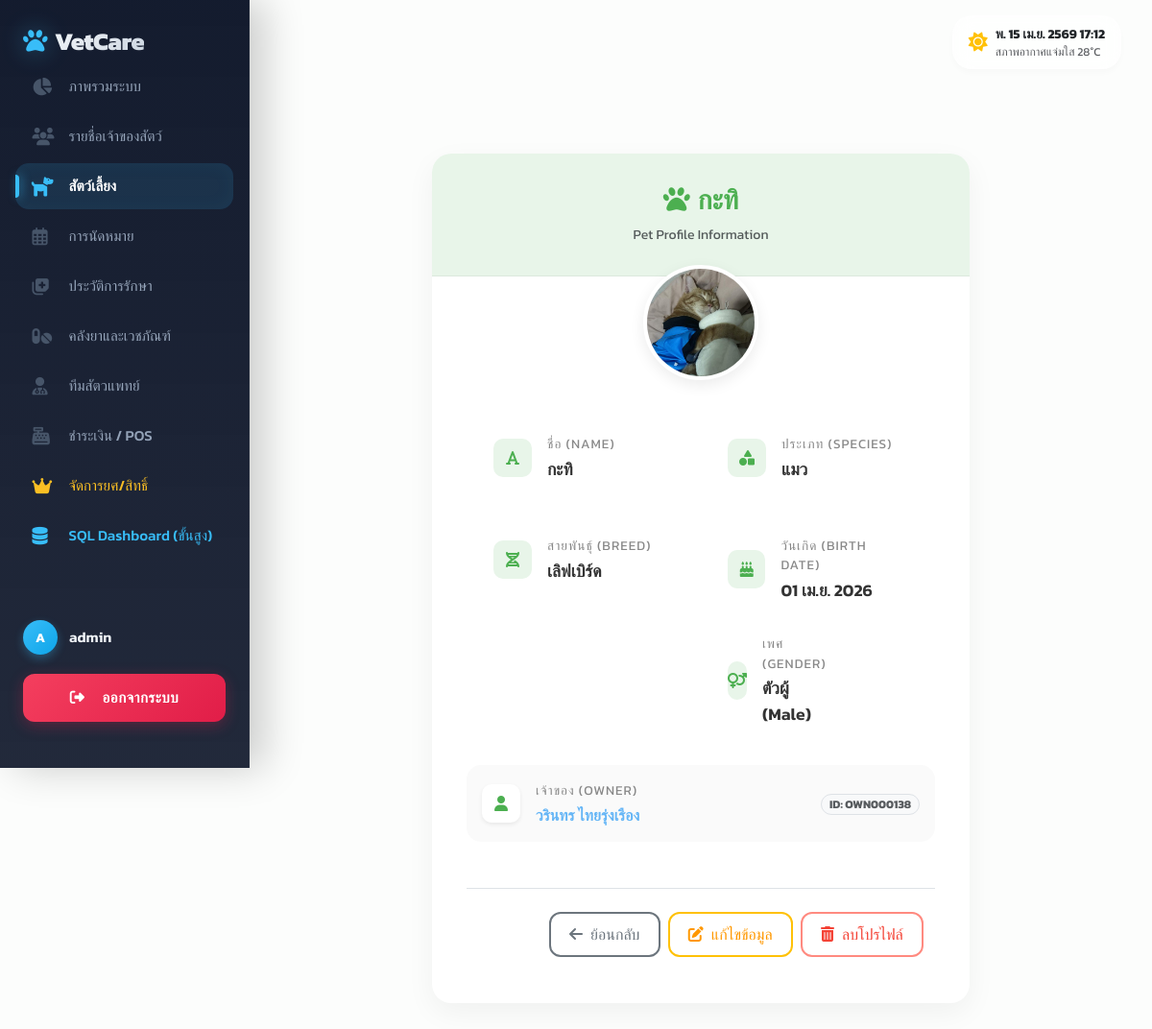
The app's page /pets/67/ (signed in) with its own data.
### myapp/models.py (models this page shows, shortened)
class Pet(models.Model):
    owner = models.ForeignKey(Owner, on_delete=models.CASCADE, related_name='pets')
    name = models.CharField(max_length=100)
    customer_id = models.CharField(max_length=50, blank=True, null=True, verbose_name='รหัสลูกค้า')
    microchip_number = models.CharField(max_length=50, blank=True, null=True, verbose_name='เลขที่ชิป')
    price_level_choices = [
        ('ราคาปกติ', 'ราคาปกติ'),
        ('ราคาพิเศษ', 'ราคาพิเศษ')
    ]
    price_level = models.CharField(max_length=50, choices=price_level_choices, blank=True, null=True, verbose_name='ระดับราคา')
    sex_choices = [
        ('M', 'ตัวผู้'),
        ('F', 'ตัวเมีย')
    ]
    sex = models.CharField(max_length=10, choices=sex_choices, blank=True, null=True, verbose_name='เพศ')
    species = models.CharField(max_length=50, verbose_name='ประเภทสัตว์')
    breed = models.CharField(max_length=50, blank=True, null=True, verbose_name='สายพันธุ์')
    remarks = models.TextField(blank=True, null=True, verbose_name='หมายเหตุ')
    image = models.ImageField(upload_to='pet_images/', blank=True, null=True, verbose_name='รูปภาพสัตว์เลี้ยง')
    birth_date = models.DateField(blank=True, null=True, verbose_name='วันเกิด')

class Owner(models.Model):
    from django.conf import settings
    user = models.OneToOneField(settings.AUTH_USER_MODEL, on_delete=models.SET_NULL, null=True, blank=True, related_name='owner_profile', verbose_name='บัญชีผู้ใช้')
    first_name = models.CharField(max_length=100)
    last_name = models.CharField(max_length=100)
    customer_id = models.CharField(max_length=50, blank=True, null=True, verbose_name='รหัสลูกค้า')
    phone = models.CharField(max_length=15, blank=True, null=True)
    address = models.TextField(blank=True, null=True)

### myapp/views.py (the view)
# urls.py: path('pets/<int:pk>/', staff_required_redirect(views.PetDetailView.as_view()), name='pet_detail'),
class PetDetailView(LoginRequiredMixin, UserPassesTestMixin, DetailView):
    model = Pet
    template_name = 'myapp/pet/pet_detail.html'
    context_object_name = 'pet'
    login_url = 'login'
    def test_func(self):
        return self.request.user.is_authenticated and self.request.user.is_staff

### myapp/views.py (called while the page is built)
def staff_required_redirect(view_func):
    @wraps(view_func)
    def _wrapped_view(request, *args, **kwargs):
        if not request.user.is_authenticated:
            return redirect('login')
        if not request.user.is_staff:
            messages.warning(request, "ขออภัย! คุณไม่มีสิทธิ์เข้าถึงหน้านี้ (เฉพาะพนักงาน)")
            return redirect('client_dashboard')
        return view_func(request, *args, **kwargs)
    return _wrapped_view

### myapp/templates/myapp/pet/pet_detail.html (shortened to what this page needs)
{% extends 'myapp/core/base.html' %}
{% block content %}
<div class="container py-5">
    <div class="row justify-content-center">
        <div class="col-lg-8">
            <div class="profile-card">
                <div class="profile-header">
                    <h3 class="fw-bold mb-0" style="color: var(--primary-green);">
                        <i class="fas fa-paw me-2"></i>{{ object.name }}
                    </h3>
                    <p class="text-muted small mb-0 mt-2">Pet Profile Information</p>
                </div>
                <div class="card-body p-4 p-md-5 pt-0">
                    <div class="profile-image-container">
                        {% if object.image %}
                            <img src="{{ object.image.url }}" class="rounded-circle w-100 h-100" style="object-fit: cover;">
                        {% endif %}
                    </div>
                    <div class="row g-4 mt-2">
                        <div class="col-md-6">
                            <div class="info-group">
                                <div class="info-icon"><i class="fas fa-font"></i></div>
                                <div>
                                    <div class="info-label">ชื่อ (Name)</div>
                                    <div class="info-value">{{ object.name }}</div>
                                </div>
                            </div>
                        </div>
                        <div class="col-md-6">
                            <div class="info-group">
                                <div class="info-icon"><i class="fas fa-shapes"></i></div>
                                <div>
                                    <div class="info-label">ประเภท (Species)</div>
                                    <div class="info-value">{{ object.species }}</div>
                                </div>
                            </div>
                        </div>
                        <div class="col-md-6">
                            <div class="info-group">
                                <div class="info-icon"><i class="fas fa-dna"></i></div>
                                <div>
                                    <div class="info-label">สายพันธุ์ (Breed)</div>
                                    <div class="info-value">{{ object.breed|default:"ไม่ระบุ" }}</div>
                                </div>
                            </div>
                        </div>
                        <div class="col-md-6">
                            <div class="info-group">
                                <div class="info-icon"><i class="fas fa-birthday-cake"></i></div>
                                <div>
                                    <div class="info-label">วันเกิด (Birth Date)</div>
                                    <div class="info-value">{{ object.birth_date|date:"d M Y"|default:"ไม่ระบุ" }}</div>
                                </div>
                            </div>
                        <div class="col-md-6">
                            <div class="info-group">
                                <div class="info-icon"><i class="fas fa-venus-mars"></i></div>
                                <div>
                                    <div class="info-label">เพศ (Gender)</div>
                                    <div class="info-value">{% if object.sex == 'M' %}ตัวผู้ (Male){% else %}ตัวเมีย (Female){% endif %}</div>
                                </div>
                            </div>
                        </div>
                    </div>
                    <div class="owner-section mt-4 d-flex align-items-center justify-content-between">
                        <div class="d-flex align-items-center">
                            <div class="info-icon bg-white shadow-sm"><i class="fas fa-user"></i></div>
                            <div>
                                <div class="info-label">เจ้าของ (Owner)</div>
                                <a href="{% url 'owner_detail' object.owner.pk %}" class="fw-bold text-decoration-none" style="color: #64b5f6;">
                                    {{ object.owner.first_name }} {{ object.owner.last_name }}
                                </a>
                            </div>
                        </div>
                        <div class="text-end d-none d-sm-block">
                             <span class="badge rounded-pill bg-light text-muted border">ID: {{ object.owner.customer_id|default:"-" }}</span>
                        </div>
                    </div>
                    <div class="d-flex flex-wrap justify-content-end gap-2 mt-5 pt-4 border-top">
                        <a href="{% url 'pet_list' %}" class="btn btn-action-outline btn-outline-secondary">
                            <i class="fas fa-arrow-left me-2"></i>ย้อนกลับ
                        </a>
                        {% if request.user.is_superuser or request.user.is_staff or object.owner.first_name == request.user.first_name and object.owner.last_name == request.user.last_name %}
                            <a href="{% url 'pet_update' object.pk %}" class="btn btn-action-outline btn-edit-outline">
                                <i class="fas fa-edit me-2"></i>แก้ไขข้อมูล
                            </a>
                            <a href="{% url 'pet_delete' object.pk %}" class="btn btn-action-outline btn-delete-outline">
                                <i class="fas fa-trash-alt me-2"></i>ลบโปรไฟล์
                            </a>
                        {% endif %}
                    </div>
                </div>
            </div>
        </div>
    </div>
</div>
{% endblock %}

### myapp/templates/myapp/core/base.html (shortened to what this page needs)
<!DOCTYPE html>
<html lang="th" data-bs-theme="light">
<head>
    <link href="https://cdn.jsdelivr.net/npm/bootstrap@5.3.3/dist/css/bootstrap.min.css" rel="stylesheet">
    <link rel="stylesheet" href="https://cdnjs.cloudflare.com/ajax/libs/font-awesome/6.4.0/css/all.min.css">
</head>
<body>
    {% if request.user.is_authenticated %}
    <aside class="sidebar d-flex flex-column" id="sidebar">
        <div class="sidebar-header d-flex justify-content-between align-items-center mb-1">
            <a href="{% url 'dashboard' %}" class="sidebar-brand mb-0">
                <i class="fas fa-paw me-2"></i> VetCare
            </a>
        </div>
        <div class="sidebar-content">
            <ul class="nav flex-column nav-sidebar w-100">
                <li class="nav-item">
                    <a class="nav-link {% if request.path == '/' or '/dashboard' in request.path %}active{% endif %}" href="{% url 'dashboard' %}">
                        <i class="fas fa-chart-pie"></i> ภาพรวมระบบ
                    </a>
                </li>
                <li class="nav-item">
                    <a class="nav-link {% if '/owners' in request.path %}active{% endif %}" href="{% url 'owner_list' %}">
                        <i class="fas fa-users"></i> รายชื่อเจ้าของสัตว์
                    </a>
                </li>
                <li class="nav-item">
                    <a class="nav-link {% if '/pets' in request.path %}active{% endif %}" href="{% url 'pet_list' %}">
                        <i class="fas fa-dog"></i> สัตว์เลี้ยง
                    </a>
                </li>
                <li class="nav-item">
                    <a class="nav-link {% if '/appointments' in request.path %}active{% endif %}" href="{% url 'appointment_list' %}">
                        <i class="far fa-calendar-alt"></i> การนัดหมาย
                    </a>
                </li>
                <li class="nav-item">
                    <a class="nav-link {% if '/medical-records' in request.path %}active{% endif %}" href="{% url 'medical_record_list' %}">
                        <i class="fas fa-notes-medical"></i> ประวัติการรักษา
                    </a>
                </li>
                <li class="nav-item">
                    <a class="nav-link {% if '/medicines' in request.path %}active{% endif %}" href="{% url 'medicine_list' %}">
                        <i class="fas fa-pills"></i> คลังยาและเวชภัณฑ์
                    </a>
                </li>
                <li class="nav-item">
                    <a class="nav-link {% if '/vets' in request.path %}active{% endif %}" href="{% url 'vet_list' %}">
                        <i class="fas fa-user-md"></i> ทีมสัตวแพทย์
                    </a>
                </li>
                <li class="nav-item">
                    <a class="nav-link {% if '/pos' in request.path %}active{% endif %}" href="{% url 'pos' %}">
                        <i class="fas fa-cash-register"></i> ชำระเงิน / POS
                    </a>
                </li>
                {% if request.user.is_superuser %}
                <li class="nav-item">
                    <a class="nav-link theme-gold {% if '/users' in request.path %}active{% endif %}" href="{% url 'admin_user_management' %}">
                        <i class="fas fa-crown"></i> จัดการยศ/สิทธิ์
                    </a>
                </li>
                <li class="nav-item">
                    <a class="nav-link theme-cyan {% if '/sql-dashboard' in request.path %}active{% endif %}" href="{% url 'sql_clinic_dashboard' %}">
                        <i class="fas fa-database"></i> SQL Dashboard (ขั้นสูง)
                    </a>
                </li>
                {% endif %}
            </ul>
        </div>
        <div class="sidebar-footer">
            <div class="user-profile-mini">
                <div class="avatar-circle">
                    {{ request.user.username|make_list|first|upper }}
                </div>
                <div class="username">
                    {% if request.user.first_name %}{{ request.user.first_name }}{% else %}{{ request.user.username }}{% endif %}
                </div>
            </div>
            <form action="{% url 'logout' %}" method="post" class="px-0">
                <button type="submit" class="btn btn-logout-premium">
                    <i class="fas fa-sign-out-alt me-2"></i>ออกจากระบบ
                </button>
            </form>
        </div>
    </aside>
    {% endif %}
    {% if request.user.is_authenticated %}
    <header class="navbar-top d-flex justify-content-between align-items-center">
        <div class="d-flex align-items-center gap-3">
            <div class="glass-widget d-none d-md-flex align-items-center">
                <i class="fas fa-sun text-warning me-2 fs-5"></i>
                <div>
                    <div class="fw-bold" style="font-size: 0.85rem;" id="datetimeWidget">Loading...</div>
                    <div class="text-muted" style="font-size: 0.75rem;">สภาพอากาศแจ่มใส 28°C</div>
                </div>
            </div>
        </div>
    </header>
    {% endif %}
    <main class="main-wrapper">
        <div class="container-fluid px-0">
            {% block content %}{% endblock %}
        </div>
    </main>
</body>
</html>

### myapp/templates/myapp/pet/pet_detail.html (style rules this page uses)
:root { --primary-green: #4CAF50; --pastel-green: #e8f5e9; --soft-shadow: 0 10px 30px rgba(0, 0, 0, 0.05); --border-radius: 20px; }
body { background-color: #fcfdfc; }
.profile-card { border: none; border-radius: var(--border-radius); box-shadow: var(--soft-shadow); background: #ffffff; overflow: hidden; }
.profile-header { background: var(--pastel-green); padding: 2rem; text-align: center; border-bottom: 1px solid rgba(0,0,0,0.05); }
.profile-image-container { width: 120px; height: 120px; background: white; border-radius: 50%; margin: -60px auto 1rem; display: flex; align-items: center; justify-content: center; box-shadow: 0 5px 15px rgba(0,0,0,0.08); border: 4px solid white; }
.info-label { font-size: 0.85rem; text-transform: uppercase; letter-spacing: 1px; color: #888; margin-bottom: 0.2rem; }
.info-value { font-weight: 600; color: #333; font-size: 1.1rem; }
.info-group { padding: 1rem; border-radius: 12px; transition: background 0.2s; display: flex; align-items: center; }
.info-icon { width: 40px; height: 40px; background: var(--pastel-green); border-radius: 10px; display: flex; align-items: center; justify-content: center; margin-right: 1rem; color: var(--primary-green); }
.owner-section { background: #fafafa; border-radius: 15px; padding: 1rem; margin-top: 1rem; }
.btn-action-outline { border-radius: 12px; padding: 0.6rem 1.2rem; font-weight: 500; transition: all 0.3s; border-width: 2px; }
.btn-edit-outline { border-color: #ffc107; color: #ff9800; }
.btn-delete-outline { border-color: #ff8a80; color: #f44336; }

### records on screen
Pet: name "กะทิ", image (picture), species "แมว", breed "เลิฟเบิร์ด", birth_date "01 เม.ย. 2026", owner.first_name "วรินทร", owner.last_name "ไทยรุ่งเรือง", owner.customer_id "OWN000138"

### other values on screen
{{ request.user.username|make_list|first|upper }} "A"
{{ request.user.first_name }} "admin"
